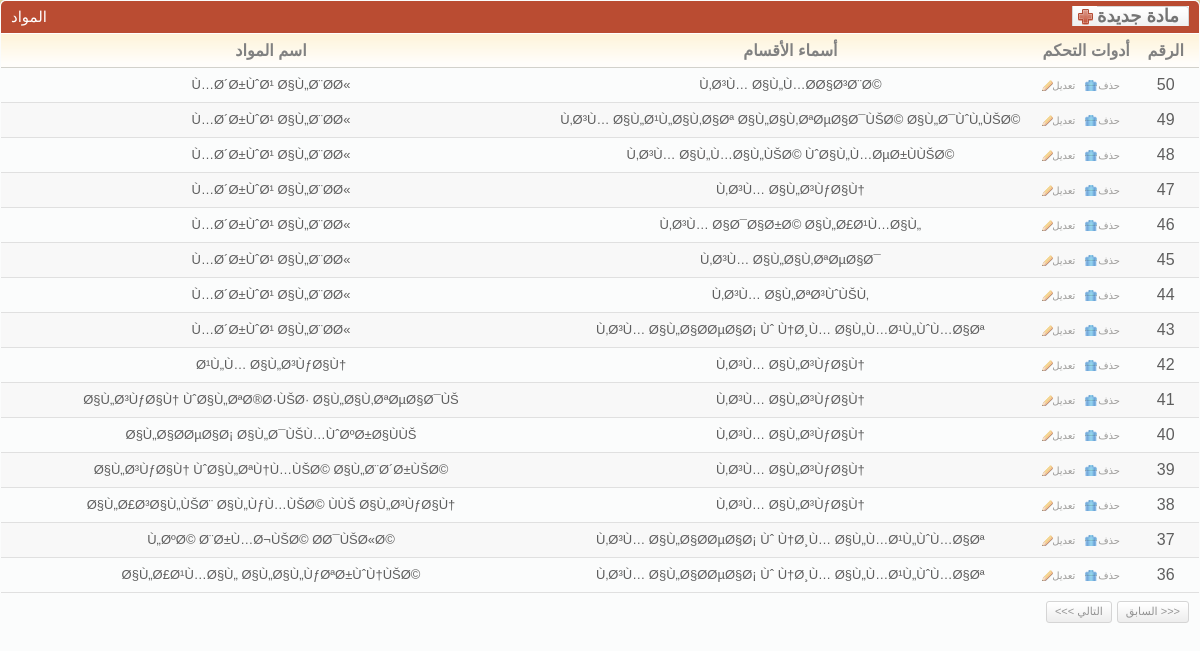
The page /desgin/cp/showSubjects.php on the database its author committed.
### tables this page shows
CREATE TABLE `subjects` (
  `id` int(11) NOT NULL,
  `depa_id` int(11) NOT NULL,
  `name` text NOT NULL
);

CREATE TABLE `depas` (
  `id` int(11) NOT NULL,
  `name` text NOT NULL
);

### database/Connection.php (called while the page is built, shortened)
<?php
$pagging_count = 15;
?>

### database/depas/DepasDbase.php (called while the page is built, shortened)
<?php
class DepasDbase
{
	function  getDepaByID($id)
	{
		$product = new Depas();
		$query   = "select * from depas where id=".$id;
		$result  = mysql_query($query);
		$row     = mysql_fetch_array($result);
		$product->id = $row["id"];
		$product->name = $row["name"];
		return $product;
	}
	function  getCountSubjects()
	{
		$query = "select count(id) as lolo from subjects order by id";
		$result= mysql_query($query);
		$row   = mysql_fetch_array($result);
		return $row["lolo"];
	}
	function getSubjects( $offset , $row_count)
	{
		$products = array();
		$query       = "select * from subjects order by id desc LIMIT ".$row_count." OFFSET ".$offset;
		$result      = mysql_query($query);
		$num_results = mysql_num_rows($result);
		for($i = 0; $i < $num_results; $i++){
			$product = new Subjects();
			$row     = mysql_fetch_array($result);
			$product->id = $row["id"];
			$product->depa_id = $row["depa_id"];
			$product->name = $row["name"];
			$products[$i] = $product;
		}
		return $products;
	}
}
?>

### desgin/cp/showSubjects.php (the view, shortened to what this page needs)
<link rel="stylesheet" href="css/style.css" type="text/css" media="all" />
<?
extract($_REQUEST);
include("../../database/Connection.php");
include("../../database/depas/DepasDbase.php");
$db = new DepasDbase();
if($offset == "")
{
	$offset = 0;
}
if($row_count == "")
{
	$row_count = $pagging_count;
}
$all_rows_count = $db->getCountSubjects();
$products       = $db->getSubjects($offset,$row_count);
?>
<div class="box">
	<div class="box-head">
		<h2 class="left">
			المواد
		</h2>
		<h2 class="right">
			<a href="#" name="aa3" id="aa3" class="add-button">
				<span>
					مادة جديدة
				</span>
			</a>
		</h2>
	</div>
	<div class="table">
		<?
		if(count($products) != 0)
		{
			?>
			<table width="100%" border="0" cellspacing="0" cellpadding="0">
				<tr>
					<th width="597">
						اسم المواد
					</th>
					<th width="551">
						أسماء الأقسام
					</th>
					<th width="95">
						أدوات التحكم
					</th>
					<th width="67">
						الرقم
					</th>
				</tr>
				<?
				for($a1 = 0;$a1 < count($products);$a1++)
				{
					$products_one = $products[$a1];
					?>
					<tr <? echo (( $a1 % 2 ) ? "class='odd'" : "" ); ?> >
						<td align="center">
							<h3>
								<? echo $products_one->name; ?>
							</h3>
						</td>
						<td align="center">
							<h3>
								<?
								$aa = $db->getDepaByID($products_one->depa_id);
								echo $aa->name;
								?>
							</h3>
						</td>
						<td align="center">
							<a href="#" val="<? echo $products_one->id; ?>"  key="deleteSubjects.php" onclick="call_click(this);" class="ico del">
								حذف
							</a>
							<a href="#" val="<? echo $products_one->id; ?>" key="updateSubjects.php" onclick="call_click(this);" class="ico edit">
								تعديل
							</a>
						</td>
						<td align="center">
							<? echo ($all_rows_count - $offset - $a1); ?>
						</td>
					</tr>
					<?
				}
				?>
			</table>
			<div class="pagging">
				<div class="right">
					<a id="perv_" href="#">
						<<< التالي
					</a>
					<a id="next_" href="#">
						السابق >>>
					</a>
				</div>
			</div>
			<?
		}
		?>
	</div>
</div>

### desgin/cp/css/style.css (style rules this page uses)
* { padding: 0; margin: 0; outline: 0; }
a { color: #ba4c32; text-decoration: underline; cursor: pointer; }
.left, .alignleft { float: left; display: inline; }
.right, .alignright { float: right; display: inline; }
h2 { font-size: 15px; font-weight: normal; }
h3 { font-size: 13px; line-height: 14px; font-weight: normal; }
.table th { background: #fffdfa url(images/th.gif) repeat-x 0 0; color: #818181; text-align: center; padding: 7px 2px; border-bottom: solid 1px #d2d1cb; }
.table td { background: #fbfcfc; border-bottom: solid 1px #e0e0e0; padding: 8px 2px; }
.table tr.odd td { background: #f8f8f8; }
.box { background: #fbfcfc; height: 100%; padding: 1px; margin-bottom: 20px; }
.box-head { background: #ba4c32; height: 32px; color: #fff; padding: 0 10px; line-height: 32px; white-space: nowrap; border-bottom: solid 1px #fff; }
.box-head .right { padding-top: 5px; line-height: 13px; }
.pagging { height: 20px; padding: 8px 10px; line-height: 19px; color: #949494; }
.pagging a { background: url(images/pagging.gif) repeat-x 0 0; height: 20px; float: left; padding: 0 8px; border: solid 1px #d5d5d5; text-decoration: none; color: #949494; margin-left: 5px; }
a.ico { color: #9d9c9a; font-size: 10px; text-decoration: none; padding: 0 10px 0 10px; background-repeat: no-repeat; background-position: 0 0; }
a.del { background-image: url(images/del.gif); }
a.edit { background-image: url(images/edit.gif); }
.add-button, .add-button span { float: right; height: 20px; background: url(images/add-button.gif) no-repeat 0 0; background-position: left center; padding: 0 0 0 25px; }
.add-button span { background-position: right 0; padding: 0 10px 0 0; }
.add-button { font-weight: bold; font-size: 18px; color: #747474; text-decoration: none; line-height: 20px; }
.box { -moz-border-radius: 5px; -webkit-border-radius: 5px; -moz-box-shadow: 0 0 6px #978f6c; -webkit-box-shadow: 0 0 6px #978f6c; }
.box-head { -moz-border-radius-topleft: 5px; -moz-border-radius-topright: 5px; -webkit-border-top-left-radius: 5px; -webkit-border-top-right-radius: 5px; }
.small-field, .button, .pagging a { -moz-border-radius: 3px; -webkit-border-radius: 3px; }

### rows shown on the page
subjects: name "Ù…Ø´Ø±ÙˆØ¹ Ø§Ù„Ø¨Ø­Ø«", depa.name "Ù‚Ø³Ù… Ø§Ù„Ù…Ø­Ø§Ø³Ø¨Ø©", a1 "50"
subjects: name "Ù…Ø´Ø±ÙˆØ¹ Ø§Ù„Ø¨Ø­Ø«", depa.name "Ù‚Ø³Ù… Ø§Ù„Ø¹Ù„Ø§Ù‚Ø§Øª Ø§Ù„Ø§Ù‚ØªØµØ§Ø¯ÙŠØ© Ø§Ù„Ø¯ÙˆÙ„ÙŠØ©", a1 "49"
subjects: name "Ù…Ø´Ø±ÙˆØ¹ Ø§Ù„Ø¨Ø­Ø«", depa.name "Ù‚Ø³Ù… Ø§Ù„Ù…Ø§Ù„ÙŠØ© ÙˆØ§Ù„Ù…ØµØ±ÙÙŠØ©", a1 "48"
subjects: name "Ù…Ø´Ø±ÙˆØ¹ Ø§Ù„Ø¨Ø­Ø«", depa.name "Ù‚Ø³Ù… Ø§Ù„Ø³ÙƒØ§Ù†", a1 "47"
subjects: name "Ù…Ø´Ø±ÙˆØ¹ Ø§Ù„Ø¨Ø­Ø«", depa.name "Ù‚Ø³Ù… Ø§Ø¯Ø§Ø±Ø© Ø§Ù„Ø£Ø¹Ù…Ø§Ù„", a1 "46"
subjects: name "Ù…Ø´Ø±ÙˆØ¹ Ø§Ù„Ø¨Ø­Ø«", depa.name "Ù‚Ø³Ù… Ø§Ù„Ø§Ù‚ØªØµØ§Ø¯", a1 "45"
subjects: name "Ù…Ø´Ø±ÙˆØ¹ Ø§Ù„Ø¨Ø­Ø«", depa.name "Ù‚Ø³Ù… Ø§Ù„ØªØ³ÙˆÙŠÙ‚", a1 "44"
subjects: name "Ù…Ø´Ø±ÙˆØ¹ Ø§Ù„Ø¨Ø­Ø«", depa.name "Ù‚Ø³Ù… Ø§Ù„Ø§Ø­ØµØ§Ø¡ Ùˆ Ù†Ø¸Ù… Ø§Ù„Ù…Ø¹Ù„ÙˆÙ…Ø§Øª", a1 "43"
subjects: name "Ø¹Ù„Ù… Ø§Ù„Ø³ÙƒØ§Ù†", depa.name "Ù‚Ø³Ù… Ø§Ù„Ø³ÙƒØ§Ù†", a1 "42"
subjects: name "Ø§Ù„Ø³ÙƒØ§Ù† ÙˆØ§Ù„ØªØ®Ø·ÙŠØ· Ø§Ù„Ø§Ù‚ØªØµØ§Ø¯ÙŠ", depa.name "Ù‚Ø³Ù… Ø§Ù„Ø³ÙƒØ§Ù†", a1 "41"
subjects: name "Ø§Ù„Ø§Ø­ØµØ§Ø¡ Ø§Ù„Ø¯ÙŠÙ…ÙˆØºØ±Ø§ÙÙŠ", depa.name "Ù‚Ø³Ù… Ø§Ù„Ø³ÙƒØ§Ù†", a1 "40"
subjects: name "Ø§Ù„Ø³ÙƒØ§Ù† ÙˆØ§Ù„ØªÙ†Ù…ÙŠØ© Ø§Ù„Ø¨Ø´Ø±ÙŠØ©", depa.name "Ù‚Ø³Ù… Ø§Ù„Ø³ÙƒØ§Ù†", a1 "39"
subjects: name "Ø§Ù„Ø£Ø³Ø§Ù„ÙŠØ¨ Ø§Ù„ÙƒÙ…ÙŠØ© ÙÙŠ Ø§Ù„Ø³ÙƒØ§Ù†", depa.name "Ù‚Ø³Ù… Ø§Ù„Ø³ÙƒØ§Ù†", a1 "38"
subjects: name "Ù„ØºØ© Ø¨Ø±Ù…Ø¬ÙŠØ© Ø­Ø¯ÙŠØ«Ø©", depa.name "Ù‚Ø³Ù… Ø§Ù„Ø§Ø­ØµØ§Ø¡ Ùˆ Ù†Ø¸Ù… Ø§Ù„Ù…Ø¹Ù„ÙˆÙ…Ø§Øª", a1 "37"
subjects: name "Ø§Ù„Ø£Ø¹Ù…Ø§Ù„ Ø§Ù„Ø§Ù„ÙƒØªØ±ÙˆÙ†ÙŠØ©", depa.name "Ù‚Ø³Ù… Ø§Ù„Ø§Ø­ØµØ§Ø¡ Ùˆ Ù†Ø¸Ù… Ø§Ù„Ù…Ø¹Ù„ÙˆÙ…Ø§Øª", a1 "36"
